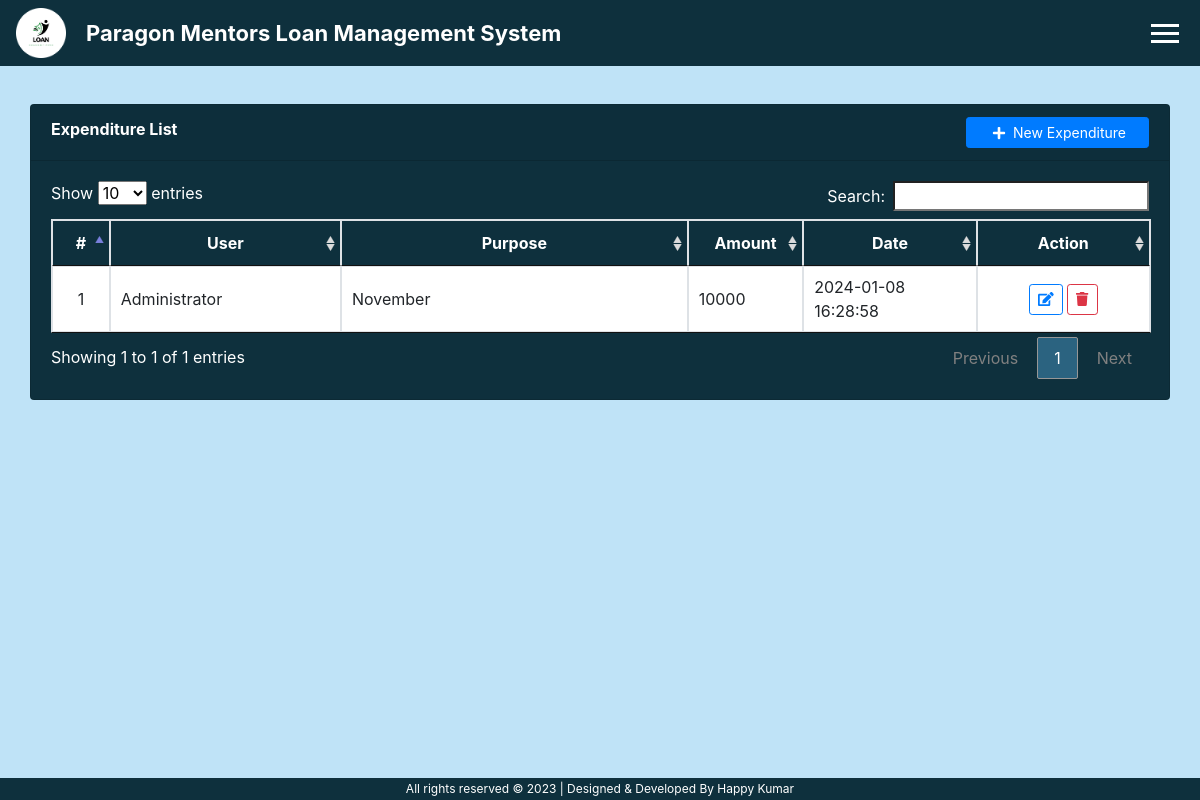
The app's page /index.php?page=expenditure (signed in) with its own data.
### tables this page shows
CREATE TABLE `expenditure` (
  `id` int NOT NULL AUTO_INCREMENT,
  `user` text NOT NULL,
  `purpose` text NOT NULL,
  `amount` float NOT NULL DEFAULT '0',
  `date_created` datetime NOT NULL DEFAULT CURRENT_TIMESTAMP,
  PRIMARY KEY (`id`)
);

### expenditure.php (the view, shortened to what this page needs)
<?php include 'db_connect.php' ?>
<div class="container-fluid" style="margin-bottom: 58px;">
	<div class="col-lg-12">
		<div class="card">
			<div class="card-header">
				<large class="card-title">
					<b>Expenditure List</b>
				</large>
				<button class="btn btn-primary btn-sm btn-block col-md-2 float-right" type="button" id="new_expenditure"><i class="fa fa-plus" style="width: 20px;"></i> New Expenditure</button>
			</div>
			<div class="card-body" style="overflow-x:auto;">
				<table class="table table-bordered" id="expenditure-list">
					<colgroup>
						<col width="5%">
						<col width="20%">
						<col width="30%">
						<col width="10%">
						<col width="15%">
						<?php if($_SESSION['login_type'] == 1): ?>
							<col width="15%">
						<?php endif; ?>
					</colgroup>
					<thead>
						<tr>
							<th class="text-center text-white">#</th>
							<th class="text-center text-white">User</th>
							<th class="text-center text-white">Purpose</th>
							<th class="text-center text-white">Amount</th>
							<th class="text-center text-white">Date</th>
							<?php if($_SESSION['login_type'] == 1): ?>
								<th class="text-center text-white">Action</th>
							<?php endif; ?>
						</tr>
					</thead>
					<tbody>
						<?php
						$i = 1;
							$qry = $conn->query("SELECT * FROM expenditure order by id asc");
							while($row = $qry->fetch_assoc()):
							?>
							<tr>
							<td class="text-center"><?php echo $i++ ?></td>
							<td><?php echo $row['user'] ?></td>
							<td><?php echo $row['purpose'] ?></td>
							<td><?php echo $row['amount'] ?></td>
							<td><?php echo $row['date_created'] ?></td>
							<?php if($_SESSION['login_type'] == 1): ?>
								<td class="text-center">
										<button class="btn btn-outline-primary btn-sm edit_expenditure" type="button" data-id="<?php echo $row['id'] ?>"><i class="fa fa-edit"></i></button>
										<button class="btn btn-outline-danger btn-sm delete_expenditure" type="button" data-id="<?php echo $row['id'] ?>"><i class="fa fa-trash"></i></button>
								</td>
							<?php endif; ?>
							</tr>
						<?php endwhile; ?>
					</tbody>
				</table>
			</div>
		</div>
	</div>
</div>

### expenditure.php (style rules this page uses)
td { vertical-align: middle !important; }

### records on screen
expenditure: user "Administrator", purpose "November", amount "10000", date_created "2024-01-08 16:28:58"
